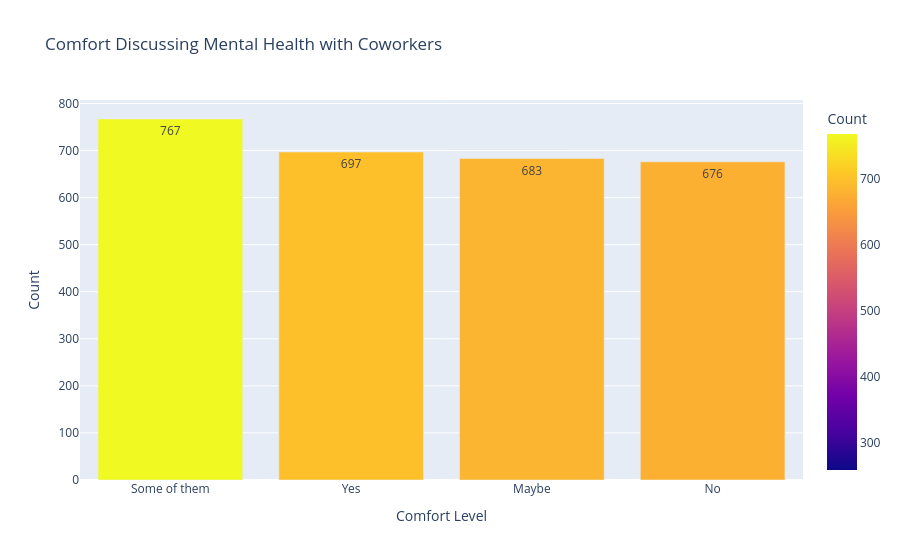

Source (notebook cell):
### Code cell
coworker = (
    df["comfort_coworkers"]
    .value_counts(dropna=False)
    .reset_index()
)

coworker.columns = [
    "Comfort Level",
    "Count"
]

fig = px.bar(
    coworker,
    x="Comfort Level",
    y="Count",
    color="Count",
    text="Count",
    title="Comfort Discussing Mental Health with Coworkers"
)

fig.show()

### Figure 1 — Plotly figure (JSON) as saved in the notebook; plotly's stock layout.template omitted (floating-point values rounded to 4 significant figures)
{"data": [{"hovertemplate": "Comfort Level=%{x}<br>Count=%{marker.color}<extra></extra>", "legendgroup": "", "marker": {"color": [767, 697, 683, 676, 259], "coloraxis": "coloraxis", "pattern": {"shape": ""}}, "name": "", "orientation": "v", "showlegend": false, "text": [767.0, 697.0, 683.0, 676.0, 259.0], "textposition": "auto", "type": "bar", "x": ["Some of them", "Yes", "Maybe", "No", null], "xaxis": "x", "y": [767, 697, 683, 676, 259], "yaxis": "y"}], "layout": {"barmode": "relative", "coloraxis": {"colorbar": {"title": {"text": "Count"}}, "colorscale": [[0, "#0d0887"], [0.1111, "#46039f"], [0.2222, "#7201a8"], [0.3333, "#9c179e"], [0.4444, "#bd3786"], [0.5556, "#d8576b"], [0.6667, "#ed7953"], [0.7778, "#fb9f3a"], [0.8889, "#fdca26"], [1, "#f0f921"]]}, "legend": {"tracegroupgap": 0}, "title": {"text": "Comfort Discussing Mental Health with Coworkers"}, "xaxis": {"anchor": "y", "domain": [0, 1], "title": {"text": "Comfort Level"}}, "yaxis": {"anchor": "x", "domain": [0, 1], "title": {"text": "Count"}}}}
